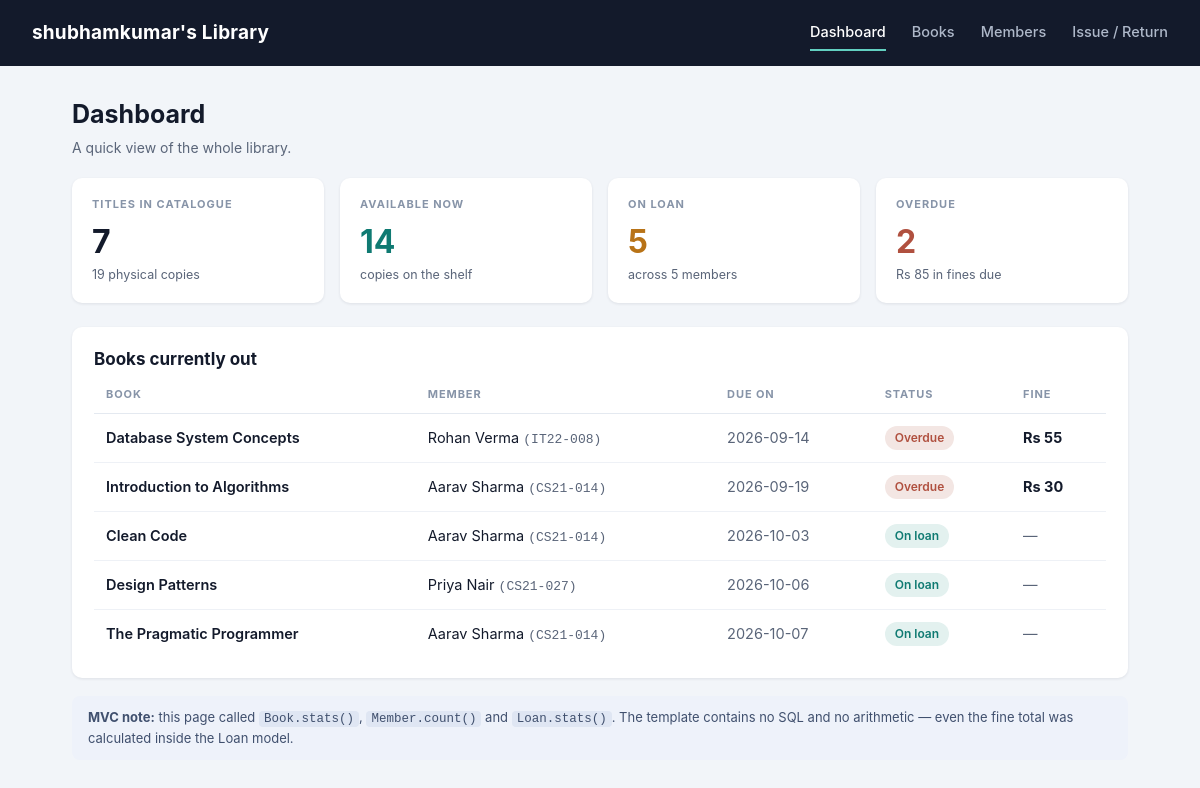
The page / on the database its author committed.
### tables this page shows
CREATE TABLE loans (
            id          INTEGER PRIMARY KEY AUTOINCREMENT,
            book_id     INTEGER NOT NULL REFERENCES books(id),
            member_id   INTEGER NOT NULL REFERENCES members(id),
            issued_on   TEXT NOT NULL,
            due_on      TEXT NOT NULL,
            returned_on TEXT
        );

CREATE TABLE books (
            id               INTEGER PRIMARY KEY AUTOINCREMENT,
            title            TEXT    NOT NULL,
            author           TEXT    NOT NULL,
            isbn             TEXT    NOT NULL UNIQUE,
            total_copies     INTEGER NOT NULL DEFAULT 1,
            available_copies INTEGER NOT NULL DEFAULT 1
        );

CREATE TABLE members (
            id        INTEGER PRIMARY KEY AUTOINCREMENT,
            name      TEXT NOT NULL,
            email     TEXT NOT NULL UNIQUE,
            roll_no   TEXT NOT NULL,
            joined_on TEXT NOT NULL
        );

### controllers/dashboard_controller.py (the view)
@dashboard_bp.route("/")
def index():
    vm_data = DashboardViewModel.get_dashboard_data()
    return render_template("dashboard.html", **vm_data)

### app.py (called while the page is built)
def create_app():
    app = Flask(
        __name__,
        template_folder="views/templates",   # <- the VIEW layer lives here
        static_folder="views/static",
    )
    app.config["SECRET_KEY"] = config.SECRET_KEY
    app.config["LIBRARY_NAME"] = config.LIBRARY_NAME
    @app.context_processor
    def inject_library_name():
        return dict(library_name=app.config["LIBRARY_NAME"])
    app.register_blueprint(dashboard_bp)
    app.register_blueprint(book_bp)
    app.register_blueprint(member_bp)
    app.register_blueprint(loan_bp)
    init_schema()                            # make sure the MODEL has tables
    return app

### models/book.py (called while the page is built)
    @staticmethod
    def stats():
        conn = get_connection()
        row = conn.execute(
            "SELECT COUNT(*) AS titles,"
            "       IFNULL(SUM(total_copies), 0) AS copies,"
            "       IFNULL(SUM(available_copies), 0) AS available"
            " FROM books"
        ).fetchone()
        conn.close()
        return {"titles": row["titles"], "copies": row["copies"],
                "available": row["available"]}

### models/database.py (called while the page is built)
def get_connection():
    conn = sqlite3.connect(config.DATABASE)
    conn.row_factory = sqlite3.Row       # lets us write row["title"]
    conn.execute("PRAGMA foreign_keys = ON")
    return conn

### models/loan.py (called while the page is built)
    @property
    def is_returned(self):
        return self.returned_on is not None

    @property
    def days_overdue(self):
        end = date.fromisoformat(self.returned_on) if self.is_returned else date.today()
        due = date.fromisoformat(self.due_on)
        return max(0, (end - due).days)

    @property
    def fine(self):
        return self.days_overdue * config.FINE_PER_DAY

    @property
    def status(self):
        if self.is_returned:
            return "Returned"
        return "Overdue" if self.days_overdue > 0 else "On loan"

    @staticmethod
    def _select(where="", params=()):
        conn = get_connection()
        rows = conn.execute(
            "SELECT l.*, b.title AS book_title, m.name AS member_name, m.roll_no"
            "  FROM loans l"
            "  JOIN books b   ON b.id = l.book_id"
            "  JOIN members m ON m.id = l.member_id "
            + where
            + " ORDER BY l.returned_on IS NOT NULL, l.due_on",
            params,
        ).fetchall()
        conn.close()
        return [Loan(r) for r in rows]

    @staticmethod
    def active():
        return Loan._select("WHERE l.returned_on IS NULL")

### views/templates/dashboard.html (shortened to what this page needs)
{% extends "base.html" %}
{% set active = 'home' %}
{% block content %}
<div class="page-head">
  <div>
    <h1>Dashboard</h1>
    <div class="subtitle">A quick view of the whole library.</div>
  </div>
</div>
<div class="stats">
  <div class="stat">
    <div class="label">Titles in catalogue</div>
    <div class="value">{{ books.titles }}</div>
    <div class="note">{{ books.copies }} physical copies</div>
  </div>
  <div class="stat teal">
    <div class="label">Available now</div>
    <div class="value">{{ books.available }}</div>
    <div class="note">copies on the shelf</div>
  </div>
  <div class="stat amber">
    <div class="label">On loan</div>
    <div class="value">{{ loans.on_loan }}</div>
    <div class="note">across {{ members }} members</div>
  </div>
  <div class="stat rust">
    <div class="label">Overdue</div>
    <div class="value">{{ loans.overdue }}</div>
    <div class="note">Rs {{ loans.fines_due }} in fines due</div>
  </div>
</div>
<div class="card">
  <h1 style="font-size:17px; margin-bottom:14px;">Books currently out</h1>
  <table>
    <tr><th>Book</th><th>Member</th><th>Due on</th><th>Status</th><th>Fine</th></tr>
    {% for loan in recent %}
    <tr>
      <td class="title-cell">{{ loan.book_title }}</td>
      <td>{{ loan.member_name }} <span class="mono">({{ loan.roll_no }})</span></td>
      <td class="muted">{{ loan.due_on }}</td>
      <td>
        {% if loan.status == 'Overdue' %}<span class="badge out">Overdue</span>
        {% else %}<span class="badge ok">On loan</span>{% endif %}
      </td>
      <td>{% if loan.fine %}<strong>Rs {{ loan.fine }}</strong>{% else %}<span class="muted">&mdash;</span>{% endif %}</td>
    </tr>
    {% else %}
    <tr><td colspan="5" class="muted">Nothing is on loan right now.</td></tr>
    {% endfor %}
  </table>
</div>
<div class="hint">
  <strong>MVC note:</strong> this page called
  <code>Book.stats()</code>, <code>Member.count()</code> and <code>Loan.stats()</code>.
  The template contains no SQL and no arithmetic &mdash; even the fine total was
  calculated inside the Loan model.
</div>
{% endblock %}

### views/templates/base.html (shortened to what this page needs)
<!DOCTYPE html>
<html lang="en">
<head>
  <link rel="stylesheet" href="{{ url_for('static', filename='css/style.css') }}">
</head>
<body>
  <header>
    <div class="brand">{{ library_name }}</div>
    <nav>
      <a href="{{ url_for('dashboard.index') }}" class="{{ 'active' if active == 'home' }}">Dashboard</a>
      <a href="{{ url_for('books.index') }}"     class="{{ 'active' if active == 'books' }}">Books</a>
      <a href="{{ url_for('members.index') }}"   class="{{ 'active' if active == 'members' }}">Members</a>
      <a href="{{ url_for('loans.index') }}"     class="{{ 'active' if active == 'loans' }}">Issue / Return</a>
    </nav>
  </header>
  <main>
    {% block content %}{% endblock %}
  </main>
</body>
</html>

### views/static/css/style.css (style rules this page uses)
* { box-sizing: border-box; margin: 0; padding: 0; }
body { font-family: -apple-system, "Segoe UI", Roboto, "Helvetica Neue", Arial, sans-serif; background: #f2f5f9; color: #131a2b; line-height: 1.5; }
header { background: #131a2b; color: #fff; padding: 0 32px; display: flex; align-items: center; gap: 36px; height: 66px; }
header .brand { font-size: 19px; font-weight: 700; letter-spacing: .2px; }
header nav { display: flex; gap: 26px; margin-left: auto; }
header nav a { color: #aeb8c9; text-decoration: none; font-size: 14.5px; font-weight: 500; padding: 6px 0; border-bottom: 2px solid transparent; }
header nav a.active { color: #fff; border-bottom-color: #62d0c0; }
main { max-width: 1120px; margin: 0 auto; padding: 30px 32px 50px; }
.page-head { display: flex; align-items: flex-end; margin-bottom: 20px; gap: 16px; }
h1 { font-size: 25px; font-weight: 700; }
.subtitle { color: #5a6579; font-size: 14px; margin-top: 3px; }
.card { background: #fff; border-radius: 10px; padding: 20px 22px; box-shadow: 0 1px 3px rgba(19,26,43,.09); }
.stats { display: grid; grid-template-columns: repeat(4, 1fr); gap: 16px; margin-bottom: 24px; }
.stat { background: #fff; border-radius: 10px; padding: 18px 20px; box-shadow: 0 1px 3px rgba(19,26,43,.09); }
.stat .label { font-size: 11px; font-weight: 700; letter-spacing: 1px; text-transform: uppercase; color: #8794a8; }
.stat .value { font-size: 32px; font-weight: 700; margin-top: 6px; }
.stat .note { font-size: 12.5px; color: #5a6579; }
.stat.teal .value { color: #0f7a72; }
.stat.amber .value { color: #b87317; }
.stat.rust .value { color: #b0503f; }
table { width: 100%; border-collapse: collapse; }
th { text-align: left; font-size: 11px; letter-spacing: .9px; text-transform: uppercase; color: #8794a8; padding: 0 12px 10px; border-bottom: 1px solid #e4e9f0; }
td { padding: 12px; border-bottom: 1px solid #eef1f6; font-size: 14.5px; vertical-align: middle; }
tr:last-child td { border-bottom: none; }
td.muted, .muted { color: #5a6579; }
td.mono, .mono { font-family: "SFMono-Regular", Consolas, "Liberation Mono", monospace; font-size: 13px; color: #5a6579; }
.title-cell { font-weight: 600; }
.badge { display: inline-block; padding: 3px 10px; border-radius: 20px; font-size: 12px; font-weight: 600; }
.badge.ok { background: #e3f1ef; color: #0f7a72; }
.badge.out { background: #f3e6e3; color: #b0503f; }
.hint { background: #eef2fa; border-radius: 8px; padding: 12px 16px; font-size: 13px; color: #40506e; margin-top: 18px; }
.hint code { font-family: "SFMono-Regular", Consolas, monospace; font-size: 12.5px; background: #dfe6f3; padding: 1px 5px; border-radius: 4px; }

### rows shown on the page
loans: book_title "Database System Concepts", member_name "Rohan Verma", roll_no "IT22-008", due_on "2026-09-14", shows "Overdue", fine "55"
loans: book_title "Introduction to Algorithms", member_name "Aarav Sharma", roll_no "CS21-014", due_on "2026-09-19", shows "Overdue", fine "30"
loans: book_title "Clean Code", member_name "Aarav Sharma", roll_no "CS21-014", due_on "2026-10-03", shows "On loan"
loans: book_title "Design Patterns", member_name "Priya Nair", roll_no "CS21-027", due_on "2026-10-06", shows "On loan"
loans: book_title "The Pragmatic Programmer", member_name "Aarav Sharma", roll_no "CS21-014", due_on "2026-10-07", shows "On loan"

### other values the page prints
{{ library_name }} "shubhamkumar's Library"
{{ books.titles }} "7"
{{ books.copies }} "19"
{{ books.available }} "14"
{{ loans.on_loan }} "5"
{{ members }} "5"
{{ loans.overdue }} "2"
{{ loans.fines_due }} "85"
